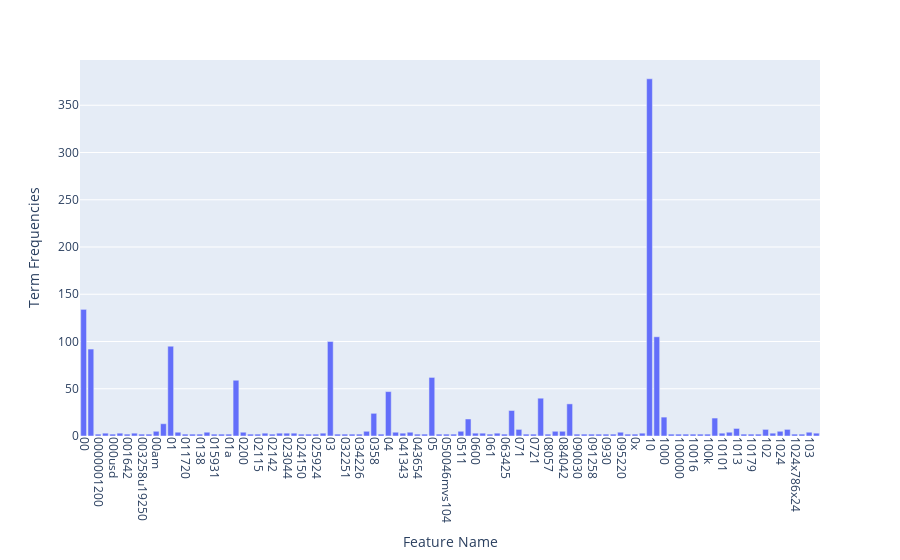

Notebook code for this chart:
### Markdown cell above
### >>> **Exercise 14 (take home):** 
The chart above only contains 300 vocabulary in the documents, and it's already computationally intensive to both compute and visualize. Can you efficiently reduce the number of terms you want to visualize as an exercise.

### Code cell
# Answer here
# TODO
# Here I only visualize terms that has frequency more than 1.
# Create a DataFrame for Plotly Express
data = {
    "Feature Name": count_vect.get_feature_names_out()[:300],
    "Term Frequencies": term_frequencies[0:300]
}
df = pd.DataFrame(data)
df_filtered = df[df['Term Frequencies'] > 1]

# Create a bar plot using Plotly Express
fig = px.bar(df_filtered, x="Feature Name", y='Term Frequencies')
fig.update_xaxes(tickangle=90)  # Rotate x-axis labels for readability

# Set the figure's size
# fig.update_layout(width=1000, height=300)

# Show the plot
fig.show()

### Figure 1 — Plotly figure (JSON) as saved in the notebook; plotly's stock layout.template omitted (floating-point values rounded to 4 significant figures)
{"data": [{"alignmentgroup": "True", "hovertemplate": "Feature Name=%{x}<br>Term Frequencies=%{y}<extra></extra>", "legendgroup": "", "marker": {"color": "#636efa", "pattern": {"shape": ""}}, "name": "", "offsetgroup": "", "orientation": "v", "showlegend": false, "textposition": "auto", "type": "bar", "x": ["00", "000", "0000001200", "0001", "000usd", "0010580b", "001642", "002", "003258u19250", "004021809", "00am", "00pm", "01", "0100", "011720", "013", "0138", "01580", "015931", "0184", "01a", "02", "0200", "020504", "02115", "02118", "02142", "02173", "023044", "024103", "024150", "025240", "025924", "0293", "03", "031423", "032251", "033446", "034226", "0349", "0358", "0391", "04", "040", "041343", "0423", "043654", "044140", "05", "0500", "050046mvs104", "0510", "0511", "06", "0600", "0608", "061", "06320", "063425", "07", "071", "071823", "0721", "08", "08057", "081052", "084042", "09", "090030", "091139", "091258", "091844", "0930", "093300", "095220", "0987", "0x", "0x100", "10", "100", "1000", "10000", "100000", "100015", "10016", "100grams", "100k", "101", "10101", "101010", "1013", "1015", "10179", "10193", "102", "102007", "1024", "1024x768", "1024x786x24", "1028", "103", "103237"], "xaxis": "x", "y": [134, 92, 2, 3, 2, 3, 2, 3, 2, 2, 5, 13, 95, 4, 2, 2, 2, 4, 2, 2, 2, 59, 4, 2, 2, 3, 2, 3, 3, 3, 2, 2, 2, 3, 100, 2, 2, 2, 2, 5, 24, 2, 47, 4, 3, 4, 2, 2, 62, 2, 2, 2, 5, 18, 3, 3, 2, 3, 2, 27, 7, 2, 2, 40, 2, 5, 5, 34, 2, 2, 2, 2, 2, 2, 4, 2, 2, 3, 378, 105, 20, 2, 2, 2, 2, 2, 2, 19, 3, 4, 8, 2, 2, 2, 7, 3, 5, 7, 2, 2, 4, 3], "yaxis": "y"}], "layout": {"barmode": "relative", "legend": {"tracegroupgap": 0}, "margin": {"t": 60}, "xaxis": {"anchor": "y", "domain": [0, 1], "tickangle": 90, "title": {"text": "Feature Name"}}, "yaxis": {"anchor": "x", "domain": [0, 1], "title": {"text": "Term Frequencies"}}}}
